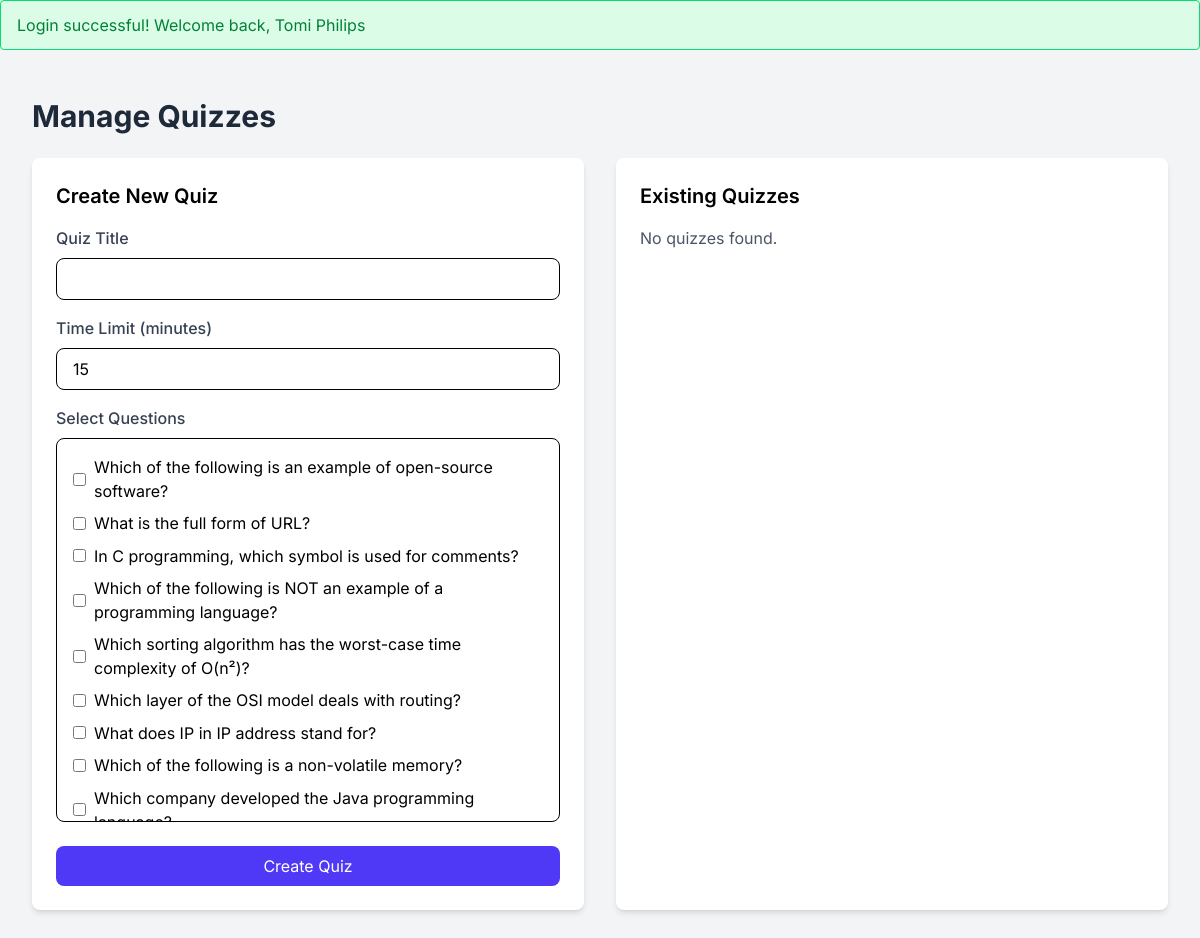
Page /lecturer/quizzes.php (signed in) on the committed database.
### tables this page shows
CREATE TABLE `questions` (
  `id` int(11) NOT NULL,
  `question` text NOT NULL,
  `option_a` varchar(255) NOT NULL,
  `option_b` varchar(255) NOT NULL,
  `option_c` varchar(255) DEFAULT NULL,
  `option_d` varchar(255) DEFAULT NULL,
  `correct_option` enum('a','b','c','d') NOT NULL,
  `lecturer_id` int(11) NOT NULL,
  `explanation` text DEFAULT NULL,
  `difficulty` enum('easy','medium','hard') DEFAULT 'medium',
  `question_type` enum('multiple_choice','true_false','fill_blank') DEFAULT 'multiple_choice',
  `points` int(11) DEFAULT 1,
  `category_id` int(11) DEFAULT NULL,
  `is_active` tinyint(1) DEFAULT 1,
  `created_at` timestamp NOT NULL DEFAULT current_timestamp(),
  `updated_at` timestamp NOT NULL DEFAULT current_timestamp() ON UPDATE current_timestamp()
);

### lecturer/quizzes.php (the view, shortened to what this page needs)
<?php
require_once __DIR__ . '/../includes/session.php';
require_once __DIR__ . '/../includes/db.php';
$lecturer_id = $_SESSION['user_id'];
$questions = [];
$stmt = $conn->prepare("SELECT * FROM questions WHERE lecturer_id = ? ORDER BY id DESC");
$stmt->bind_param("i", $lecturer_id);
$stmt->execute();
$result = $stmt->get_result();
if ($result) {
    while ($row = $result->fetch_assoc()) {
        $questions[] = $row;
    }
}
$quizzes = [];
?>
<!DOCTYPE html>
<html lang="en">
<head>
    <link rel="stylesheet" href="../src/output.css">
</head>
<body class="bg-gray-100 min-h-screen font-['Inter']">
    <div class="flex">
        <div class="flex-1 p-8">
            <h1 class="text-3xl font-bold text-gray-800 mb-6">Manage Quizzes</h1>
            <div class="grid grid-cols-1 lg:grid-cols-2 gap-8">
                <div class="bg-white p-6 rounded-lg shadow-md">
                    <h2 class="text-xl font-semibold mb-4">Create New Quiz</h2>
                    <form action="quizzes.php" method="POST">
                        <div class="mb-4">
                            <label for="title" class="block text-gray-700 font-medium mb-2">Quiz Title</label>
                            <input type="text" id="title" name="title" class="w-full px-4 py-2 border rounded-lg focus:outline-none focus:ring-2 focus:ring-indigo-500" required>
                        </div>
                        <div class="mb-4">
                            <label for="time_limit" class="block text-gray-700 font-medium mb-2">Time Limit (minutes)</label>
                            <input type="number" id="time_limit" name="time_limit" min="1" value="15" class="w-full px-4 py-2 border rounded-lg focus:outline-none focus:ring-2 focus:ring-indigo-500" required>
                        </div>
                        <div class="mb-6">
                            <label class="block text-gray-700 font-medium mb-2">Select Questions</label>
                            <div class="border rounded-lg p-4 max-h-96 overflow-y-auto">
                                <?php foreach ($questions as $question): ?>
                                    <div class="mb-2">
                                        <label class="inline-flex items-center">
                                            <input type="checkbox" name="questions[]" value="<?= $question['id'] ?>" class="form-checkbox text-indigo-600">
                                            <span class="ml-2"><?= substr($question['question'], 0, 80) . (strlen($question['question']) > 80 ? '...' : '') ?></span>
                                        </label>
                                    </div>
                                <?php endforeach; ?>
                            </div>
                        </div>
                        <button type="submit" name="create_quiz" class="w-full bg-indigo-600 text-white py-2 px-4 rounded-lg hover:bg-indigo-700 transition duration-200">
                            Create Quiz
                        </button>
                    </form>
                </div>
                <div class="bg-white p-6 rounded-lg shadow-md">
                    <h2 class="text-xl font-semibold mb-4">Existing Quizzes</h2>
                    <?php if (empty($quizzes)): ?>
                        <p class="text-gray-600">No quizzes found.</p>
                    <?php endif; ?>
                </div>
            </div>
        </div>
    </div>
</body>
</html>

### rows in the picture
questions: question "Which of the following is an example of open-source software?"
questions: question "What is the full form of URL?"
questions: question "In C programming, which symbol is used for comments?"
questions: question "Which of the following is NOT an example of a programming language?"
questions: question "Which sorting algorithm has the worst-case time complexity of O(n²)?"
questions: question "Which layer of the OSI model deals with routing?"
questions: question "What does IP in IP address stand for?"
questions: question "Which of the following is a non-volatile memory?"
questions: question "Which company developed the Java programming…"

### other values in the picture
$_SESSION[$name] "Login successful! Welcome back, Tomi Philips"
